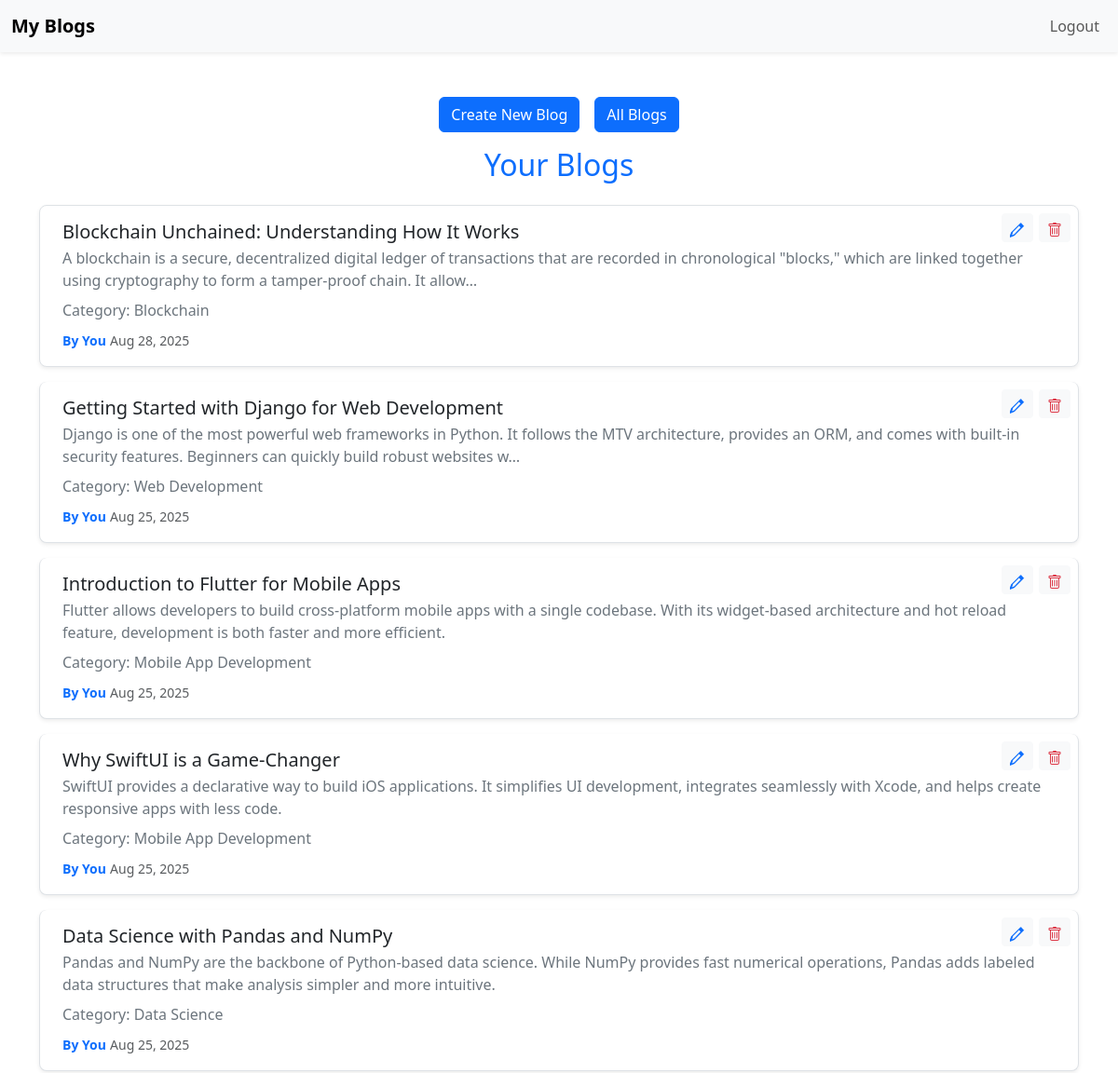
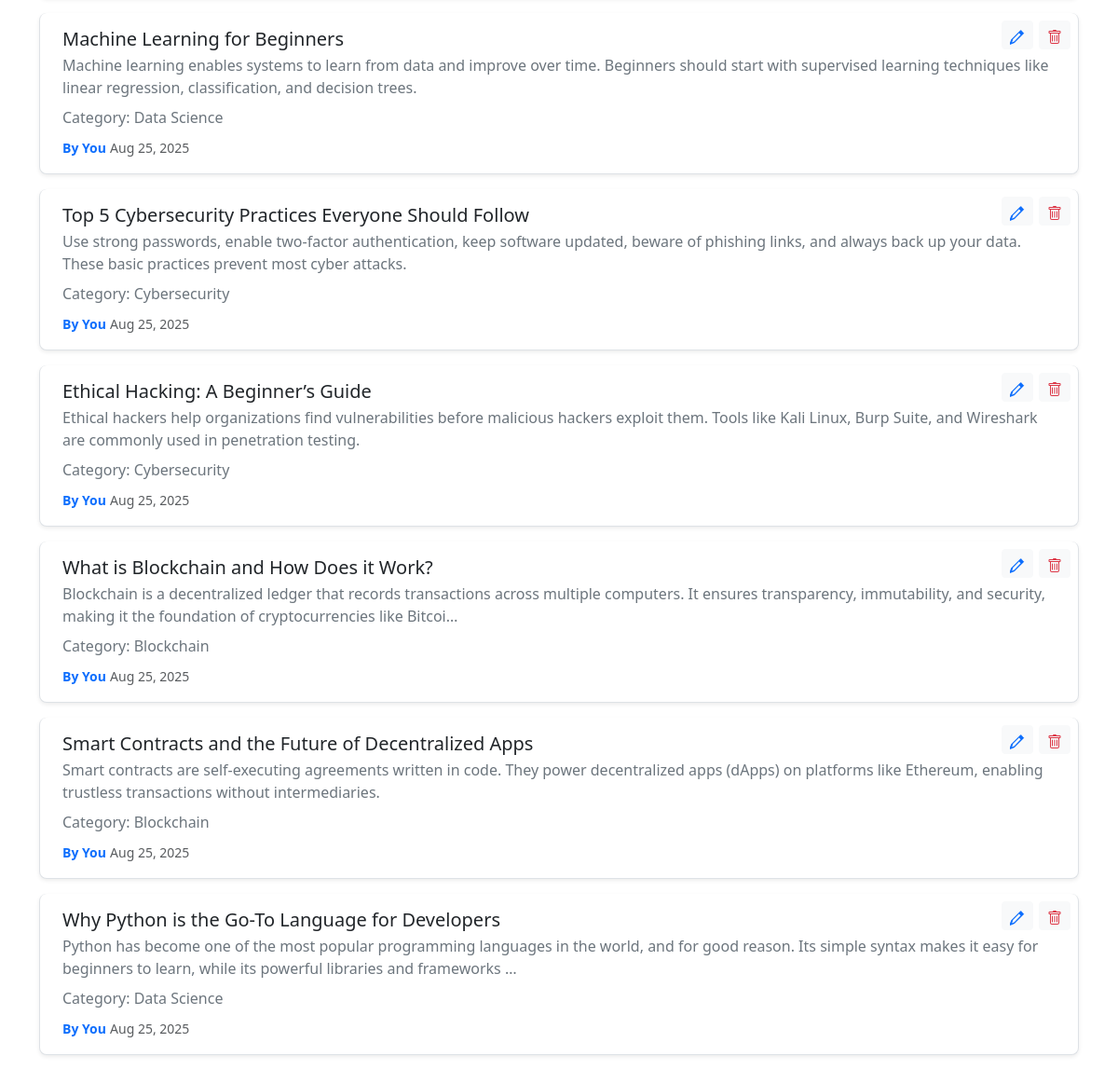
Page /userBlogs (signed in) on the committed database (2 pictures, top to bottom).
### BlogApp/models.py (models this page shows)
class BlogModel(models.Model):
    title = models.CharField(max_length=255)
    choices = (
        ("Web Development", "Web Development"),
        ("Mobile App Development", "Mobile App Development"),
        ("Data Science", "Data Science"),
        ("Cybersecurity", "Cybersecurity"),
        ("Blockchain", "Blockchain"),
    )
    content_type = models.CharField(max_length=255,choices=choices)
    content = models.TextField()
    banner_image = models.ImageField(upload_to="blog_banners/", null=True, blank=True)
    author = models.ForeignKey(User, on_delete=models.CASCADE)
    created_at = models.DateTimeField(auto_now_add=True)
    updated_at = models.DateTimeField(auto_now=True)
    def __str__(self):
        return f"{self.author.username}-{self.title}"

### BlogApp/views.py (the view)
# urls.py: path("userBlogs", views.UserSpecificBlogs.as_view(), name="UserBlogs"),
class UserSpecificBlogs(APIView):
    permission_classes = [IsAuthenticated]
    def get(self, request):
        user = request.user
        print("user : ", user)
        query = BlogModel.objects.filter(author=request.user).order_by("-created_at")
        print(query)
        return render(request, "user_profile.html", {"query": query})

### BlogApp/templates/user_profile.html (shortened to what this page needs)
{% extends "layout.html" %}
{% block content %}
<div class="container mt-5">
   <div class="d-flex justify-content-center gap-3 my-3">
      <a href="{% url 'NewBlog' %}" class="btn btn-primary"> Create New Blog</a>
      <a href="{% url 'home' %}" class="btn btn-primary">All Blogs</a>
 </div>
</div>
  <h2 class="text-center text-primary">Your Blogs</h2>
   <div class="list-group mt-4">
      {% for post in query %}
      <div class="list-group-item list-group-item-action py-3 px-4 rounded-3 shadow-sm mb-3 position-relative"
           style="cursor: pointer;"
           onclick="window.location.href='{% url 'Blog' post.id %}';">
        {% if user == post.author %}
<button type="button"
        class="btn btn-sm btn-light text-danger position-absolute top-0 end-0 m-2"
        onclick="event.stopPropagation(); if(confirm('Are you sure you want to delete this post?')) { window.location.href='{% url 'DeleteBlog' post.id %}'; }">
</button>
<button type="button"
        class="btn btn-sm btn-light text-primary position-absolute top-0 end-0 mt-2 me-5"
        onclick="event.stopPropagation(); window.location.href='{% url 'EditBlog' post.id %}';">
</button>
{% endif %}
<div class="d-flex justify-content-between align-items-center">
          <h5 class="mb-1">{{ post.title }}</h5>
        </div>
        <p class="mb-2 text-secondary">{{ post.content|truncatechars:200 }}</p>
        <p class="mb-2 text-secondary">Category: {{ post.content_type }}</p>
        <small class="text-primary fw-semibold">By You</small>
        <small class="text-muted">{{ post.created_at|date:"M d, Y" }}</small>
    </div>
    {% empty %}
      <p class="text-center text-muted py-4">You haven't posted any blogs yet.</p>
    {% endfor %}
</div>
{%endblock%}

### rows in the picture
BlogModel: title "Blockchain Unchained: Understanding How It Works", content "A blockchain is a secure, decentralized digital ledger of transactions that are recorded in chronological \"blocks,\" which are linked together using cryptography to form a tamper-proof chain. It allow…", content_type "Blockchain", created_at "Aug 28, 2025"
BlogModel: title "Getting Started with Django for Web Development", content "Django is one of the most powerful web frameworks in Python. It follows the MTV architecture, provides an ORM, and comes with built-in security features. Beginners can quickly build robust websites w…", content_type "Web Development", created_at "Aug 25, 2025"
BlogModel: title "Introduction to Flutter for Mobile Apps", content "Flutter allows developers to build cross-platform mobile apps with a single codebase. With its widget-based architecture and hot reload feature, development is both faster and more efficient.", content_type "Mobile App Development", created_at "Aug 25, 2025"
BlogModel: title "Why SwiftUI is a Game-Changer", content "SwiftUI provides a declarative way to build iOS applications. It simplifies UI development, integrates seamlessly with Xcode, and helps create responsive apps with less code.", content_type "Mobile App Development", created_at "Aug 25, 2025"
BlogModel: title "Data Science with Pandas and NumPy", content "Pandas and NumPy are the backbone of Python-based data science. While NumPy provides fast numerical operations, Pandas adds labeled data structures that make analysis simpler and more intuitive.", content_type "Data Science", created_at "Aug 25, 2025"
BlogModel: title "Machine Learning for Beginners", content "Machine learning enables systems to learn from data and improve over time. Beginners should start with supervised learning techniques like linear regression, classification, and decision trees.", content_type "Data Science", created_at "Aug 25, 2025"
BlogModel: title "Top 5 Cybersecurity Practices Everyone Should Follow", content "Use strong passwords, enable two-factor authentication, keep software updated, beware of phishing links, and always back up your data. These basic practices prevent most cyber attacks.", content_type "Cybersecurity", created_at "Aug 25, 2025"
BlogModel: title "Ethical Hacking: A Beginner’s Guide", content "Ethical hackers help organizations find vulnerabilities before malicious hackers exploit them. Tools like Kali Linux, Burp Suite, and Wireshark are commonly used in penetration testing.", content_type "Cybersecurity", created_at "Aug 25, 2025"
BlogModel: title "What is Blockchain and How Does it Work?", content "Blockchain is a decentralized ledger that records transactions across multiple computers. It ensures transparency, immutability, and security, making it the foundation of cryptocurrencies like Bitcoi…", content_type "Blockchain", created_at "Aug 25, 2025"
BlogModel: title "Smart Contracts and the Future of Decentralized Apps", content "Smart contracts are self-executing agreements written in code. They power decentralized apps (dApps) on platforms like Ethereum, enabling trustless transactions without intermediaries.", content_type "Blockchain", created_at "Aug 25, 2025"
BlogModel: title "Why Python is the Go-To Language for Developers", content "Python has become one of the most popular programming languages in the world, and for good reason. Its simple syntax makes it easy for beginners to learn, while its powerful libraries and frameworks …", content_type "Data Science", created_at "Aug 25, 2025"
